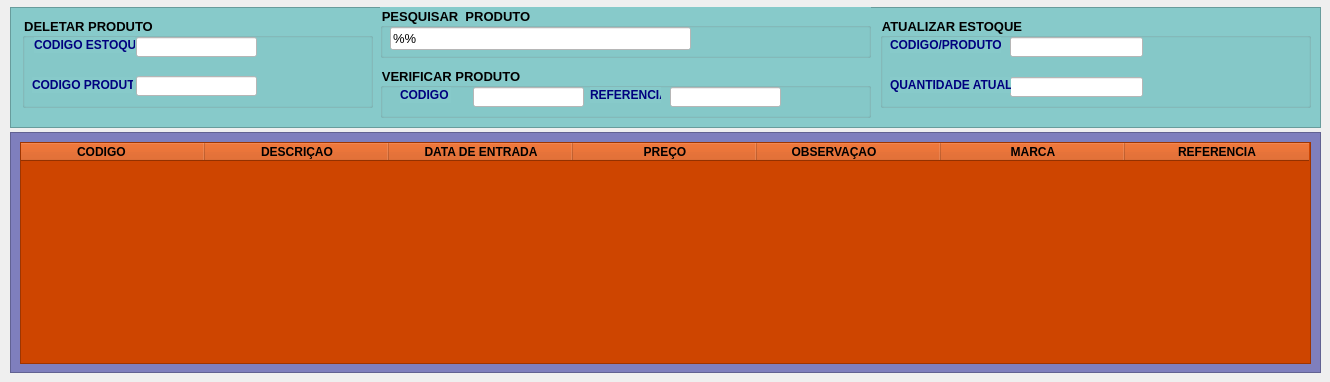
        <widget class="QWidget" name="tab_7">
         <attribute name="icon">
          <iconset>
           <normaloff>../Imagens/produtos_img.ico</normaloff>../Imagens/produtos_img.ico</iconset>
         </attribute>
         <attribute name="title">
          <string>DETALHAMENTO</string>
         </attribute>
         <widget class="QFrame" name="frame_16">
          <property name="geometry">
           <rect>
            <x>10</x>
            <y>7</y>
            <width>1311</width>
            <height>121</height>
           </rect>
          </property>
          <property name="styleSheet">
           <string notr="true">background-color: rgb(135, 202, 202);
color: rgb(0, 0, 127);</string>
          </property>
          <property name="frameShape">
           <enum>QFrame::StyledPanel</enum>
          </property>
          <property name="frameShadow">
           <enum>QFrame::Raised</enum>
          </property>
          <widget class="QGroupBox" name="groupBox_4">
           <property name="enabled">
            <bool>true</bool>
           </property>
           <property name="geometry">
            <rect>
             <x>12</x>
             <y>10</y>
             <width>351</width>
             <height>91</height>
            </rect>
           </property>
           <property name="font">
            <font>
             <pointsize>10</pointsize>
             <weight>75</weight>
             <bold>true</bold>
            </font>
           </property>
           <property name="styleSheet">
            <string notr="true">color: rgb(0, 0, 0);</string>
           </property>
           <property name="title">
            <string>DELETAR PRODUTO</string>
           </property>
           <widget class="QLineEdit" name="lineEdit_23">
            <property name="enabled">
             <bool>true</bool>
            </property>
            <property name="geometry">
             <rect>
              <x>114</x>
              <y>59</y>
              <width>121</width>
              <height>20</height>
             </rect>
            </property>
            <property name="font">
             <font>
              <pointsize>10</pointsize>
             </font>
            </property>
            <property name="styleSheet">
             <string notr="true">background-color: rgb(255, 255, 255);
color: rgb(0, 0, 0);</string>
            </property>
           </widget>
           <widget class="QLineEdit" name="lineEdit_21">
            <property name="enabled">
             <bool>true</bool>
            </property>
            <property name="geometry">
             <rect>
              <x>114</x>
              <y>20</y>
              <width>121</width>
              <height>20</height>
             </rect>
            </property>
            <property name="font">
             <font>
              <pointsize>10</pointsize>
             </font>
            </property>
            <property name="styleSheet">
             <string notr="true">background-color: rgb(255, 255, 255);
color: rgb(0, 0, 0);</string>
            </property>
           </widget>
           <widget class="QPushButton" name="pushButton_6">
            <property name="geometry">
             <rect>
              <x>280</x>
              <y>20</y>
              <width>51</width>
              <height>51</height>
             </rect>
            </property>
            <property name="font">
             <font>
              <pointsize>10</pointsize>
              <weight>75</weight>
              <bold>true</bold>
             </font>
            </property>
            <property name="cursor">
             <cursorShape>PointingHandCursor</cursorShape>
            </property>
            <property name="focusPolicy">
             <enum>Qt::NoFocus</enum>
            </property>
            <property name="toolTip">
             <string>Deletar produto e estoque</string>
            </property>
            <property name="styleSheet">
             <string notr="true"/>
            </property>
            <property name="text">
             <string/>
            </property>
            <property name="icon">
             <iconset>
              <normaloff>../Imagens/fdelete_256.ico</normaloff>../Imagens/fdelete_256.ico</iconset>
            </property>
            <property name="iconSize">
             <size>
              <width>60</width>
              <height>60</height>
             </size>
            </property>
            <property name="autoRepeatDelay">
             <number>300</number>
            </property>
            <property name="autoDefault">
             <bool>true</bool>
            </property>
            <property name="flat">
             <bool>true</bool>
            </property>
           </widget>
           <widget class="QLabel" name="label_19">
            <property name="geometry">
             <rect>
              <x>12</x>
              <y>20</y>
              <width>101</width>
              <height>16</height>
             </rect>
            </property>
            <property name="font">
             <font>
              <weight>75</weight>
              <bold>true</bold>
             </font>
            </property>
            <property name="styleSheet">
             <string notr="true">color: rgb(0, 0, 127);</string>
            </property>
            <property name="text">
             <string>CODIGO ESTOQUE</string>
            </property>
           </widget>
           <widget class="QLabel" name="label_64">
            <property name="geometry">
             <rect>
              <x>10</x>
              <y>60</y>
              <width>101</width>
              <height>16</height>
             </rect>
            </property>
            <property name="font">
             <font>
              <weight>75</weight>
              <bold>true</bold>
             </font>
            </property>
            <property name="styleSheet">
             <string notr="true">color: rgb(0, 0, 127);</string>
            </property>
            <property name="text">
             <string>CODIGO PRODUTO</string>
            </property>
           </widget>
          </widget>
          <widget class="QGroupBox" name="groupBox">
           <property name="enabled">
            <bool>true</bool>
           </property>
           <property name="geometry">
            <rect>
             <x>370</x>
             <y>60</y>
             <width>491</width>
             <height>51</height>
            </rect>
           </property>
           <property name="font">
            <font>
             <pointsize>10</pointsize>
             <weight>75</weight>
             <bold>true</bold>
            </font>
           </property>
           <property name="styleSheet">
            <string notr="true">color: rgb(0, 0, 0);</string>
           </property>
           <property name="title">
            <string>VERIFICAR PRODUTO</string>
           </property>
           <widget class="QLineEdit" name="lineEdit_44">
            <property name="geometry">
             <rect>
              <x>290</x>
              <y>20</y>
              <width>111</width>
              <height>20</height>
             </rect>
            </property>
            <property name="font">
             <font>
              <pointsize>10</pointsize>
             </font>
            </property>
            <property name="styleSheet">
             <string notr="true">background-color: rgb(255, 255, 255);
color: rgb(0, 0, 0);</string>
            </property>
           </widget>
           <widget class="QLineEdit" name="lineEdit_45">
            <property name="geometry">
             <rect>
              <x>93</x>
              <y>20</y>
              <width>111</width>
              <height>20</height>
             </rect>
            </property>
            <property name="font">
             <font>
              <pointsize>10</pointsize>
             </font>
            </property>
            <property name="styleSheet">
             <string notr="true">background-color: rgb(255, 255, 255);
color: rgb(0, 0, 0);</string>
            </property>
           </widget>
           <widget class="QPushButton" name="pushButton_2">
            <property name="geometry">
             <rect>
              <x>420</x>
              <y>15</y>
              <width>61</width>
              <height>31</height>
             </rect>
            </property>
            <property name="font">
             <font>
              <pointsize>10</pointsize>
              <weight>75</weight>
              <bold>true</bold>
             </font>
            </property>
            <property name="cursor">
             <cursorShape>PointingHandCursor</cursorShape>
            </property>
            <property name="focusPolicy">
             <enum>Qt::NoFocus</enum>
            </property>
            <property name="toolTip">
             <string>Pesquisar estoque de produtos</string>
            </property>
            <property name="styleSheet">
             <string notr="true"/>
            </property>
            <property name="text">
             <string/>
            </property>
            <property name="icon">
             <iconset>
              <normaloff>../Imagens/lupa.ico</normaloff>../Imagens/lupa.ico</iconset>
            </property>
            <property name="iconSize">
             <size>
              <width>40</width>
              <height>35</height>
             </size>
            </property>
            <property name="flat">
             <bool>true</bool>
            </property>
           </widget>
           <widget class="QLabel" name="label_7">
            <property name="geometry">
             <rect>
              <x>20</x>
              <y>20</y>
              <width>51</width>
              <height>16</height>
             </rect>
            </property>
            <property name="font">
             <font>
              <weight>75</weight>
              <bold>true</bold>
             </font>
            </property>
            <property name="styleSheet">
             <string notr="true">color: rgb(0, 0, 0127);</string>
            </property>
            <property name="text">
             <string>CODIGO</string>
            </property>
           </widget>
           <widget class="QLabel" name="label_63">
            <property name="geometry">
             <rect>
              <x>210</x>
              <y>20</y>
              <width>71</width>
              <height>16</height>
             </rect>
            </property>
            <property name="font">
             <font>
              <weight>75</weight>
              <bold>true</bold>
             </font>
            </property>
            <property name="styleSheet">
             <string notr="true">color: rgb(0, 0, 0127);</string>
            </property>
            <property name="text">
             <string>REFERENCIA</string>
            </property>
           </widget>
          </widget>
          <widget class="QGroupBox" name="groupBox_8">
           <property name="enabled">
            <bool>true</bool>
           </property>
           <property name="geometry">
            <rect>
             <x>870</x>
             <y>10</y>
             <width>431</width>
             <height>91</height>
            </rect>
           </property>
           <property name="font">
            <font>
             <pointsize>10</pointsize>
             <weight>75</weight>
             <bold>true</bold>
            </font>
           </property>
           <property name="styleSheet">
            <string notr="true">color: rgb(0, 0, 0);</string>
           </property>
           <property name="title">
            <string>ATUALIZAR ESTOQUE</string>
           </property>
           <widget class="QPushButton" name="pushButton_11">
            <property name="geometry">
             <rect>
              <x>270</x>
              <y>20</y>
              <width>71</width>
              <height>61</height>
             </rect>
            </property>
            <property name="font">
             <font>
              <pointsize>10</pointsize>
              <weight>75</weight>
              <bold>true</bold>
             </font>
            </property>
            <property name="cursor">
             <cursorShape>PointingHandCursor</cursorShape>
            </property>
            <property name="focusPolicy">
             <enum>Qt::NoFocus</enum>
            </property>
            <property name="toolTip">
             <string>Atualizar estoque dos produtos</string>
            </property>
            <property name="styleSheet">
             <string notr="true"/>
            </property>
            <property name="text">
             <string/>
            </property>
            <property name="icon">
             <iconset>
              <normaloff>../Imagens/Atualizar.png</normaloff>../Imagens/Atualizar.png</iconset>
            </property>
            <property name="iconSize">
             <size>
              <width>50</width>
              <height>50</height>
             </size>
            </property>
            <property name="autoDefault">
             <bool>true</bool>
            </property>
            <property name="flat">
             <bool>true</bool>
            </property>
           </widget>
           <widget class="QLineEdit" name="lineEdit_46">
            <property name="geometry">
             <rect>
              <x>130</x>
              <y>20</y>
              <width>133</width>
              <height>20</height>
             </rect>
            </property>
            <property name="font">
             <font>
              <pointsize>10</pointsize>
             </font>
            </property>
            <property name="styleSheet">
             <string notr="true">background-color: rgb(255, 255, 255);
color: rgb(0, 0, 0);</string>
            </property>
           </widget>
           <widget class="QLineEdit" name="lineEdit_47">
            <property name="geometry">
             <rect>
              <x>130</x>
              <y>60</y>
              <width>133</width>
              <height>20</height>
             </rect>
            </property>
            <property name="font">
             <font>
              <pointsize>10</pointsize>
             </font>
            </property>
            <property name="styleSheet">
             <string notr="true">background-color: rgb(255, 255, 255);
color: rgb(0, 0, 0);</string>
            </property>
           </widget>
           <widget class="QLabel" name="label_73">
            <property name="geometry">
             <rect>
              <x>10</x>
              <y>20</y>
              <width>111</width>
              <height>16</height>
             </rect>
            </property>
            <property name="font">
             <font>
              <weight>75</weight>
              <bold>true</bold>
             </font>
            </property>
            <property name="styleSheet">
             <string notr="true">color: rgb(0, 0, 0127);</string>
            </property>
            <property name="text">
             <string>CODIGO/PRODUTO</string>
            </property>
           </widget>
           <widget class="QLabel" name="label_74">
            <property name="geometry">
             <rect>
              <x>10</x>
              <y>60</y>
              <width>121</width>
              <height>16</height>
             </rect>
            </property>
            <property name="font">
             <font>
              <weight>75</weight>
              <bold>true</bold>
             </font>
            </property>
            <property name="styleSheet">
             <string notr="true">color: rgb(0, 0, 0127);</string>
            </property>
            <property name="text">
             <string>QUANTIDADE ATUAL</string>
            </property>
           </widget>
           <widget class="QPushButton" name="geraexcel_2">
            <property name="geometry">
             <rect>
              <x>360</x>
              <y>20</y>
              <width>61</width>
              <height>51</height>
             </rect>
            </property>
            <property name="font">
             <font>
              <pointsize>8</pointsize>
              <weight>75</weight>
              <bold>true</bold>
             </font>
            </property>
            <property name="cursor">
             <cursorShape>PointingHandCursor</cursorShape>
            </property>
            <property name="focusPolicy">
             <enum>Qt::NoFocus</enum>
            </property>
            <property name="toolTip">
             <string>Gerar relatorio dos produtos</string>
            </property>
            <property name="styleSheet">
             <string notr="true"/>
            </property>
            <property name="text">
             <string/>
            </property>
            <property name="icon">
             <iconset>
              <normaloff>../Imagens/excel.png</normaloff>../Imagens/excel.png</iconset>
            </property>
            <property name="iconSize">
             <size>
              <width>50</width>
              <height>50</height>
             </size>
            </property>
            <property name="shortcut">
             <string/>
            </property>
            <property name="checkable">
             <bool>false</bool>
            </property>
            <property name="checked">
             <bool>false</bool>
            </property>
            <property name="autoDefault">
             <bool>true</bool>
            </property>
            <property name="flat">
             <bool>true</bool>
            </property>
           </widget>
          </widget>
          <widget class="QGroupBox" name="groupBox_10">
           <property name="enabled">
            <bool>true</bool>
           </property>
           <property name="geometry">
            <rect>
             <x>370</x>
             <y>0</y>
             <width>491</width>
             <height>51</height>
            </rect>
           </property>
           <property name="font">
            <font>
             <pointsize>10</pointsize>
             <weight>75</weight>
             <bold>true</bold>
            </font>
           </property>
           <property name="styleSheet">
            <string notr="true">color: rgb(0, 0, 0);</string>
           </property>
           <property name="title">
            <string>PESQUISAR  PRODUTO</string>
           </property>
           <widget class="QLineEdit" name="lineEdit_12">
            <property name="geometry">
             <rect>
              <x>10</x>
              <y>20</y>
              <width>301</width>
              <height>23</height>
             </rect>
            </property>
            <property name="font">
             <font>
              <pointsize>10</pointsize>
             </font>
            </property>
            <property name="toolTip">
             <string>% para iniciais e %% para qualquer posição</string>
            </property>
            <property name="styleSheet">
             <string notr="true">background-color: rgb(255, 255, 255);
color: rgb(0, 0, 0);</string>
            </property>
            <property name="text">
             <string>%%</string>
            </property>
           </widget>
           <widget class="QPushButton" name="pushButton_7">
            <property name="geometry">
             <rect>
              <x>430</x>
              <y>11</y>
              <width>51</width>
              <height>37</height>
             </rect>
            </property>
            <property name="font">
             <font>
              <pointsize>10</pointsize>
              <weight>75</weight>
              <bold>true</bold>
             </font>
            </property>
            <property name="cursor">
             <cursorShape>PointingHandCursor</cursorShape>
            </property>
            <property name="focusPolicy">
             <enum>Qt::NoFocus</enum>
            </property>
            <property name="toolTip">
             <string>Pesquisar produto</string>
            </property>
            <property name="styleSheet">
             <string notr="true">background-color: rgb(85, 170, 255);</string>
            </property>
            <property name="text">
             <string/>
            </property>
            <property name="icon">
             <iconset>
              <normaloff>../Imagens/lupa.ico</normaloff>../Imagens/lupa.ico</iconset>
            </property>
            <property name="iconSize">
             <size>
              <width>40</width>
              <height>40</height>
             </size>
            </property>
            <property name="autoDefault">
             <bool>true</bool>
            </property>
            <property name="flat">
             <bool>true</bool>
            </property>
           </widget>
          </widget>
         </widget>
         <widget class="QFrame" name="frame_19">
          <property name="enabled">
           <bool>true</bool>
          </property>
          <property name="geometry">
           <rect>
            <x>10</x>
            <y>132</y>
            <width>1311</width>
            <height>241</height>
           </rect>
          </property>
          <property name="styleSheet">
           <string notr="true">background-color: rgb(127, 127, 189);</string>
          </property>
          <property name="frameShape">
           <enum>QFrame::StyledPanel</enum>
          </property>
          <property name="frameShadow">
           <enum>QFrame::Raised</enum>
          </property>
          <widget class="QTableWidget" name="tableWidget">
           <property name="geometry">
            <rect>
             <x>10</x>
             <y>10</y>
             <width>1291</width>
             <height>222</height>
            </rect>
           </property>
           <property name="font">
            <font>
             <family>Arial</family>
             <pointsize>10</pointsize>
             <weight>50</weight>
             <italic>false</italic>
             <bold>false</bold>
             <underline>false</underline>
             <strikeout>false</strikeout>
             <stylestrategy>PreferDefault</stylestrategy>
             <kerning>true</kerning>
            </font>
           </property>
           <property name="styleSheet">
            <string notr="true">background-color: rgb(255, 255, 255);
background-color: rgb(206, 69, 0);</string>
           </property>
           <property name="autoScrollMargin">
            <number>11</number>
           </property>
           <property name="alternatingRowColors">
            <bool>true</bool>
           </property>
           <property name="verticalScrollMode">
            <enum>QAbstractItemView::ScrollPerPixel</enum>
           </property>
           <property name="horizontalScrollMode">
            <enum>QAbstractItemView::ScrollPerPixel</enum>
           </property>
           <property name="gridStyle">
            <enum>Qt::SolidLine</enum>
           </property>
           <attribute name="horizontalHeaderDefaultSectionSize">
            <number>184</number>
           </attribute>
           <attribute name="verticalHeaderMinimumSectionSize">
            <number>25</number>
           </attribute>
           <attribute name="verticalHeaderDefaultSectionSize">
            <number>25</number>
           </attribute>
           <column>
            <property name="text">
             <string>CODIGO       </string>
            </property>
            <property name="font">
             <font>
              <weight>75</weight>
              <bold>true</bold>
             </font>
            </property>
            <property name="background">
             <color>
              <red>85</red>
              <green>170</green>
              <blue>255</blue>
             </color>
            </property>
           </column>
           <column>
            <property name="text">
             <string>DESCRIÇAO</string>
            </property>
            <property name="font">
             <font>
              <weight>75</weight>
              <bold>true</bold>
             </font>
            </property>
            <property name="background">
             <color>
              <red>85</red>
              <green>170</green>
              <blue>255</blue>
             </color>
            </property>
           </column>
           <column>
            <property name="text">
             <string>DATA DE ENTRADA</string>
            </property>
            <property name="font">
             <font>
              <weight>75</weight>
              <bold>true</bold>
             </font>
            </property>
            <property name="background">
             <color>
              <red>85</red>
              <green>170</green>
              <blue>255</blue>
             </color>
            </property>
           </column>
           <column>
            <property name="text">
             <string>PREÇO</string>
            </property>
            <property name="font">
             <font>
              <weight>75</weight>
              <bold>true</bold>
             </font>
            </property>
            <property name="background">
             <color>
              <red>255</red>
              <green>0</green>
              <blue>0</blue>
             </color>
            </property>
           </column>
           <column>
            <property name="text">
             <string>OBSERVAÇAO         </string>
            </property>
            <property name="font">
             <font>
              <weight>75</weight>
              <bold>true</bold>
             </font>
            </property>
            <property name="background">
             <color>
              <red>85</red>
              <green>170</green>
              <blue>255</blue>
             </color>
            </property>
           </column>
           <column>
            <property name="text">
             <string>MARCA</string>
            </property>
            <property name="font">
             <font>
              <weight>75</weight>
              <bold>true</bold>
             </font>
            </property>
            <property name="background">
             <color>
              <red>85</red>
              <green>170</green>
              <blue>255</blue>
             </color>
            </property>
           </column>
           <column>
            <property name="text">
             <string>REFERENCIA</string>
            </property>
            <property name="font">
             <font>
              <weight>75</weight>
              <bold>true</bold>
             </font>
            </property>
            <property name="background">
             <color>
              <red>85</red>
              <green>170</green>
              <blue>255</blue>
             </color>
            </property>
           </column>
          </widget>
         </widget>
        </widget>
